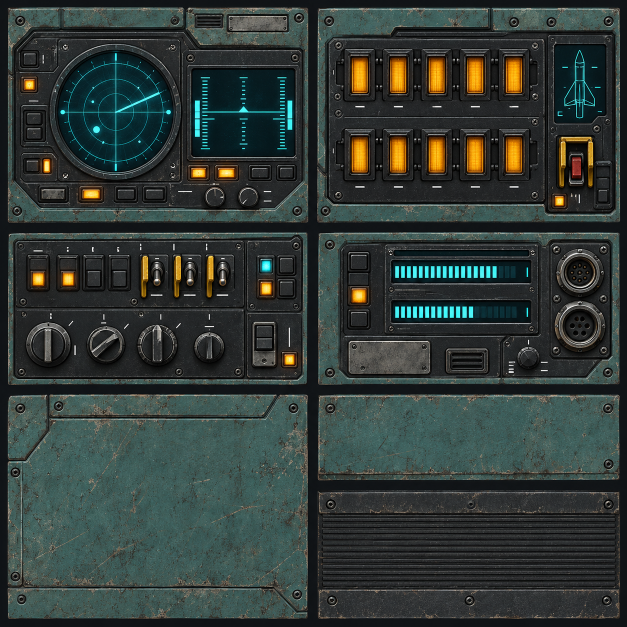
#> input picture References/AVRocketCockpit/atlas-master.png, 1254 x 1254 px, found by its file name (shown at 1/2 size)
$ python -i Build-ScoutCockpits.py   (imports and definitions only)
#> lines starting #> are read from the running program, lines starting #| are printed output that depends on the picture
### Tools/bzmodellibs.py
"""Locate and import the shared Battlezone model-format libraries.

CR tools must not carry their own SDF/VDF/GEO/ANIM or Ogre readers and writers
(AGENTS.md, "Model tooling"). They import them from:

* Battlezone98_Modding_Toolbox: ``battlezone.meshes.legacy`` (read-only).
* BZ98RBlenderToolKit: ``bzrmodelporter`` (read and write). Its package root,
  ``bz98tools``, imports ``bpy``, so ``bz98tools/`` itself goes on ``sys.path``.

Search order for each library: the ``BZ_TOOLBOX_DIR`` / ``BZ_TOOLKIT_DIR``
environment variable, then a sibling checkout next to this repository (or next to
the canonical checkout, for ``Campaign-Reimagined-<topic>`` worktrees). CI sets
the variables to pinned checkouts (.github/workflows/campaign-validation.yml).

Usage::

    from bzmodellibs import legacy, bwd2, bwd2_serializer
    model = legacy.read_sdf(path)
"""

from __future__ import annotations

import importlib
import os
import sys
from pathlib import Path

_REPO = Path(__file__).resolve().parent.parent

_TOOLBOX = ("BZ_TOOLBOX_DIR", "Battlezone98_Modding_Toolbox")
_TOOLKIT = ("BZ_TOOLKIT_DIR", "BZ98RBlenderToolKit")


class ModelLibsUnavailable(ImportError):
    """A shared model library could not be found."""


def _find(env_var: str, folder: str) -> Path | None:
#> called with env_var = 'BZ_TOOLKIT_DIR', folder = 'BZ98RBlenderToolKit'
    configured = os.environ.get(env_var)
    if configured:
        path = Path(configured)
        return path if path.is_dir() else None
    for parent in (_REPO.parent, _REPO.parent / "Campaign-Reimagined"):
        candidate = parent / folder
        if candidate.is_dir():
            return candidate
    return None


def _root(spec: tuple[str, str]) -> Path:
    path = _find(*spec)
    if path is None:
        raise ModelLibsUnavailable(
            f"{spec[1]} not found; set {spec[0]} or clone it next to this repository"
        )
    return path


# [5 lines left out: function _import, not called in this run]


def toolbox_root() -> Path:
    return _root(_TOOLBOX)


def toolkit_root() -> Path:
    return _root(_TOOLKIT)


def __getattr__(name: str):
    if name == "legacy":
        return _import("battlezone.meshes.legacy", toolbox_root())
    if name == "legacy_port":
        return _import("battlezone.meshes.legacy_port", toolbox_root())
    porter = {
        "bwd2": "bzbwd2",
        "bwd2_serializer": "bzbwd2_serializer",
        "geo": "bzgeo",
        "geo_serializer": "bzgeo_serializer",
        "ogremesh": "ogremesh",
        "ogremesh_serializer": "ogremesh_serializer",
        "ogreskeleton": "ogreskeleton",
        "ogreskeleton_serializer": "ogreskeleton_serializer",
    }.get(name)
    if porter:
        return _import(f"bzrmodelporter.{porter}", toolkit_root() / "bz98tools")
    raise AttributeError(name)


# [15 lines left out: function require_or_skip, not called in this run]

### Tools/Build-ScoutCockpits.py
"""Build NSDF/Black Dog scout interiors from grounded saved atlas masters."""
from pathlib import Path
import argparse,hashlib,json,sys
import numpy as np
from PIL import Image
sys.path.insert(0,str(Path(__file__).resolve().parent))
from bcdds import save_bc
import scoutcockpits as cp
ROOT=Path(__file__).resolve().parents[1];REF=ROOT/'References/ScoutCockpits'
def sha(p):
    data=p.read_bytes()
    return hashlib.sha256(data.replace(b'\r\n',b'\n') if p.suffix=='.material' else data).hexdigest()
SOURCE_CHARTS={
 'nsdf':{'console':(18,12,1236,308),'switch':(18,330,613,715),'service':(648,330,1236,715),'armor':(90,780,570,1195),'frame':(700,778,1180,865),'trim':(700,960,1180,1188)},
 'bdog':{'console':(18,12,1236,291),'switch':(18,330,614,806),'service':(648,330,1236,806),'armor':(70,880,570,1190),'frame':(700,860,1195,970),'trim':(700,1040,1190,1190)}}
# Physical source lens boxes, not whole-panel red/cyan hue extraction. Red
# cables, enamel guards and faction paint must never leak into emission.
LENSES={
 'nsdf':dict(primary=[(102,61,217,87),(102,124,253,269),(916,99,1041,237),
                       (380,557,428,659),(446,557,488,597),(1102,509,1139,591)],
             amber=[(218,61,243,87),(278,123,315,269),(1006,148,1041,238),
                    (449,617,485,656),(1153,510,1186,541)]),
 'bdog':dict(primary=[(77,153,117,177),(180,72,319,216),(918,87,1051,233),
                       (491,378,529,481),(1130,528,1164,608)],
             amber=[(75,96,118,124),(235,75,270,111),(180,184,216,217),
                    (971,144,1005,180),(540,380,579,479),(1170,528,1207,608)])}
def textures(faction):
    with Image.open(REF/faction/'atlas-master.png') as im:a=np.array(im.convert('RGB'));size=im.size
#> im is the input picture: PIL image 1254x1254 RGB; mean R, G, B 49.5, 59, 55.3
#> after `size = im.size`: size = (1254, 1254)
    assert size==(1254,1254),size
    r,g,b=[a[:,:,i].astype(float) for i in range(3)];roi=np.zeros(r.shape,bool);amber_roi=np.zeros(r.shape,bool)
#> after `r, g, b = [a[:, :, i].astype(float) for i in range(3)]`:
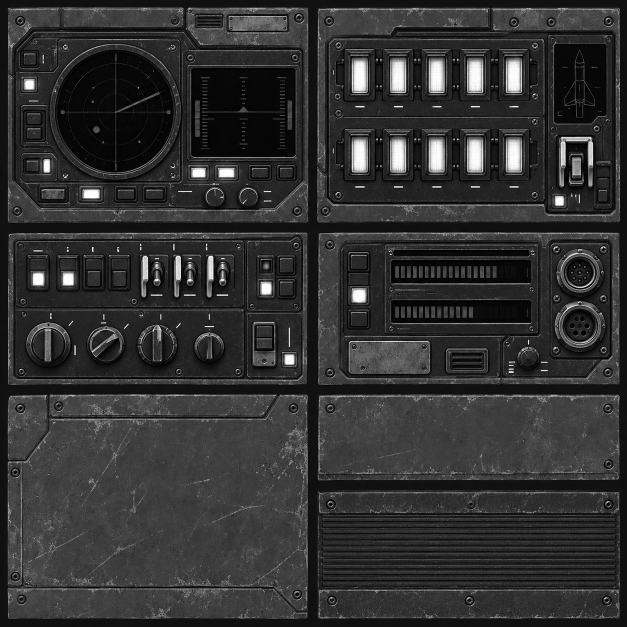
#> r: shape (1254, 1254) float64 (shown at 1/2 size); min 0, max 255, mean 49.5
#> after `r, g, b = [a[:, :, i].astype(float) for i in range(3)]`:
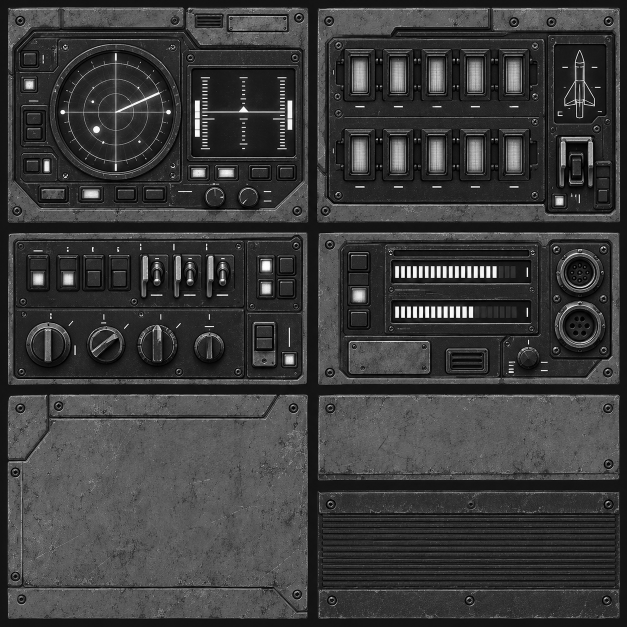
#> g: shape (1254, 1254) float64 (shown at 1/2 size); min 0, max 255, mean 59
#> after `r, g, b = [a[:, :, i].astype(float) for i in range(3)]`:
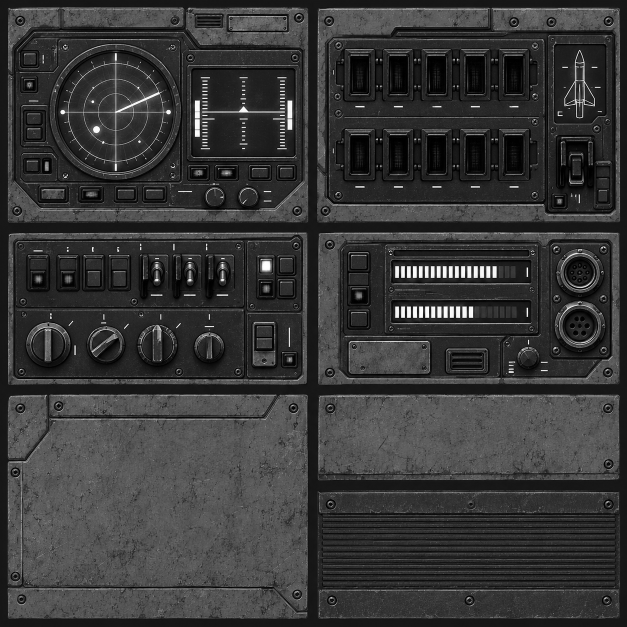
#> b: shape (1254, 1254) float64 (shown at 1/2 size); min 0, max 255, mean 55.3
    for x0,y0,x1,y1 in LENSES[faction]['primary']:roi[y0:y1,x0:x1]=True
    for x0,y0,x1,y1 in LENSES[faction]['amber']:amber_roi[y0:y1,x0:x1]=True
    primary=roi&((g>95)&(b>95)&(g>r*1.35)&(b>r*1.35) if faction=='nsdf' else (r>110)&(r>g*1.8)&(r>b*1.8))
    amber=amber_roi&(r>150)&(g>85)&(b<115)&(r>g*1.15);mask=primary|amber;e=np.zeros_like(a);e[mask]=a[mask]
    # Repack the returned master (its layout differs per faction) to shared
    # deliberate UV allocations. Do not remap triangles over atlas-wide art.
    diffuse=Image.new('RGB',(1024,1024),(12,12,14));emissive=Image.new('RGB',(1024,1024));srcd=Image.fromarray(a);srce=Image.fromarray(e)
    for key,rect in SOURCE_CHARTS[faction].items():
        x0,y0,x1,y1=[round(v*1024) for v in cp.CHARTS[key]];size=(x1-x0,y1-y0)
        diffuse.paste(srcd.crop(rect).resize(size,Image.Resampling.LANCZOS),(x0,y0));emissive.paste(srce.crop(rect).resize(size,Image.Resampling.LANCZOS),(x0,y0))
    return diffuse,emissive,Image.fromarray(mask.astype('uint8')*255)
def build(game):
    receipts={}
    for faction,cfg in cp.CONFIG.items():
        base=cfg['base'];ref=REF/faction;source=ROOT/'Assets/ModelFixes'/(base+'.mesh');skel=Path(game)/'BZ_ASSETS/common/models'/(base+'.skeleton')
        parts,s,world,eye,shell,meta=cp.geometry(source,skel,faction)
        model,glass=cp.shared.mesh_bytes(parts,s,world,eye,shell,skeleton_name=base+'_cockpit.skeleton');outputs={}
        for path,content in [(ROOT/'Assets/Models'/(base+'_cockpit.mesh'),model),(ROOT/'Assets/Models'/(base+'_cockpit.skeleton'),skel.read_bytes())]:path.write_bytes(content);outputs[path.relative_to(ROOT).as_posix()]=sha(path)
        d,e,mask=textures(faction)
        for channel,im in [('d',d),('e',e)]:
            path=ROOT/'Assets/Textures'/(cfg['stem']+'_'+channel+'.dds');save_bc(im,path);outputs[path.relative_to(ROOT).as_posix()]=sha(path)
        mask.save(ref/'optical-mask.png')
        # Reuse exact active exterior aliases; do not guess case from the model.
        material=f'''import * from "CR_BZBase.material"

material {cfg['material']} : CR_BZBaseCockpit
{{
    set_texture_alias DiffuseMap {cfg['stem']}_d.dds
    set_texture_alias NormalMap flat_N.dds
    set_texture_alias SpecularMap crvcca_patch_s.dds
    set_texture_alias EmissiveMap {cfg['stem']}_e.dds
}}

material {cfg['nose']} : CR_BZBaseCockpit
{{
    set_texture_alias DiffuseMap {base}_D.dds
    set_texture_alias NormalMap {base}_N.dds
    set_texture_alias SpecularMap {base}_S.dds
    set_texture_alias EmissiveMap {base}_E.dds
}}
'''
        path=ROOT/'Materials'/('CR_'+base+'_cockpit.material');path.write_text(material,newline='\n');outputs[path.relative_to(ROOT).as_posix()]=sha(path)
        with Image.open(ref/'atlas-master.png') as im:size=list(im.size)
        receipt=dict(schema=1,masterSha256=sha(ref/'atlas-master.png'),masterSize=size,runtimeSize=[1024,1024],sources=dict(exteriorSha256=sha(source),skeletonSha256=sha(skel)),outputs=outputs,alignment=meta,glass=glass,triangles={n:len(i)//3 for n,(v,i) in parts.items()})
        (ref/'build.json').write_text(json.dumps(receipt,indent=2)+'\n',newline='\n');receipts[faction]=receipt
        print(faction,receipt['triangles'],meta['povPosition'],glass)
    return receipts
# [2 lines not run here, left out]

#> (the run stopped early here; a loop or call above may not have finished)
